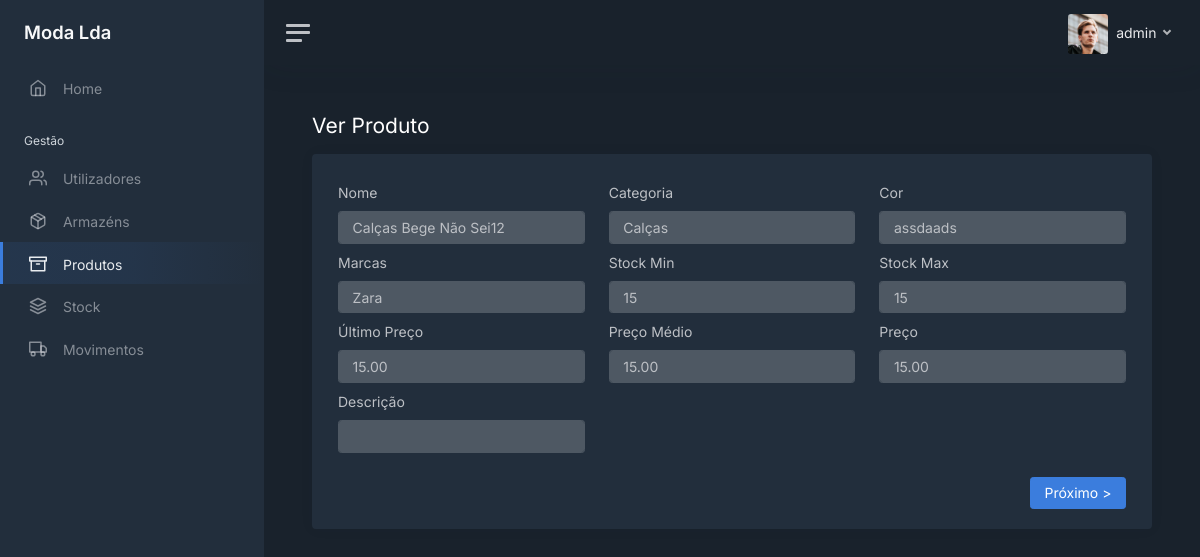
The app's page /products/1 (signed in) with its own data.
### modules/login/models.py (models this page shows, shortened)
class User(UserMixin, db.Model):
    __tablename__ = 'users'
    __table_args__ = {'extend_existing': True}
    id = db.Column(db.Integer, primary_key=True)
    username = db.Column(db.String(), unique=True)
    password = db.Column(db.String())
    role = db.Column(db.String())
    last_login = db.Column(db.DateTime, server_default=db.func.now())
    active = db.Column(db.Boolean, unique=False, default=True)

### modules/main/models.py (models this page shows, shortened)
class Product(db.Model):
    __tablename__ = 'products'
    __table_args__ = {'extend_existing': True}
    id = db.Column(db.Integer, primary_key=True)
    name = db.Column(db.String(), unique=True)
    category = db.Column(db.String())
    color = db.Column(db.String())
    brand = db.Column(db.String())
    min_stock = db.Column(db.Integer())
    max_stock = db.Column(db.Integer())
    last_buy_price = db.Column(db.Float())
    avg_buy_price = db.Column(db.Float())
    sell_price = db.Column(db.Float())
    desc = db.Column(db.String())
    active = db.Column(db.Boolean, unique=False, default=True)

### modules/main/views.py (the view)
@bp.route('/products/<int:id>')
@login_required
def view_products(id):
    product = Product.query.filter_by(id=id, active=1).first_or_404()
    form = AddProductForm()
    form.name.data = product.name
    form.category.data = product.category
    form.color.data = product.color
    form.brand.data = product.brand
    form.min_stock.data = product.min_stock
    form.max_stock.data = product.max_stock
    form.last_buy_price.data = product.last_buy_price
    form.avg_buy_price.data = product.avg_buy_price
    form.sell_price.data = product.sell_price
    form.desc.data = product.desc
    prev = Product.query.filter_by(active=1).order_by(Product.id.desc()).filter(Product.id < product.id).first()
    if prev is not None:
        prev = prev.id
    next = Product.query.filter_by(active=1).order_by(Product.id.asc()).filter(Product.id > product.id).first()
    if next is not None:
        next = next.id
    return render_template('products/products_view.html', user=current_user, tab="products",
                           form=form, next=next, prev=prev, action='view')

### modules/login/models.py (called while the page is built)
@login_manager.user_loader
def load_user(user_id):
    return User.query.get(int(user_id))

### modules/main/templates/products/products_view.html (shortened to what this page needs)
<!DOCTYPE html>
<html lang="en">
<head>
   <link href="/static/css/dashboard.css" rel="stylesheet">
    <link href="https://cdn.datatables.net/1.13.7/css/jquery.dataTables.min.css" rel="stylesheet">
</head>
{% extends 'sidebar.html' %}
{% block content %}
    <div class="row">
        <h1 class="h3 mb-3">{% if action == 'view' %}Ver{% else %}Editar{% endif %} Produto</h1>
    </div>
    <div class="card">
        <div class="card-body">
            <div class="container-fluid">
                <form action="" method="post">
                    <div class="row">
                        <div class="col-12 col-md-4 mt-2">
                            {{ form.name.label(class_="form-label") }}
                            {% if action == 'view' %}
                                {{ form.name(class_="form-control", disabled="disabled") }}
                            {% else %}
                                {{ form.name(class_="form-control") }}
                            {% endif %}
                        </div>
                        <div class="col-12 col-md-4 mt-2">
                            {{ form.category.label(class_="form-label") }}
                            {% if action == 'view' %}
                                {{ form.category(class_="form-control", disabled="disabled") }}
                            {% else %}
                                {{ form.category(class_="form-control") }}
                            {% endif %}
                        </div>
                        <div class="col-12 col-md-4 mt-2">
                            {{ form.color.label(class_="form-label") }}
                            {% if action == 'view' %}
                                {{ form.color(class_="form-control", disabled="disabled") }}
                            {% else %}
                                {{ form.color(class_="form-control") }}
                            {% endif %}
                        </div>
                        <div class="col-12 col-md-4 mt-2">
                            {{ form.brand.label(class_="form-label") }}
                            {% if action == 'view' %}
                                {{ form.brand(class_="form-control", disabled="disabled") }}
                            {% else %}
                                {{ form.brand(class_="form-control") }}
                            {% endif %}
                        </div>
                        <div class="col-12 col-md-4 mt-2">
                            {{ form.min_stock.label(class_="form-label") }}
                            {% if action == 'view' %}
                                {{ form.min_stock(class_="form-control", disabled="disabled") }}
                            {% else %}
                                {{ form.min_stock(class_="form-control") }}
                            {% endif %}
                        </div>
                        <div class="col-12 col-md-4 mt-2">
                            {{ form.max_stock.label(class_="form-label") }}
                            {% if action == 'view' %}
                                {{ form.max_stock(class_="form-control", disabled="disabled") }}
                            {% else %}
                                {{ form.max_stock(class_="form-control") }}
                            {% endif %}
                        </div>
                        <div class="col-12 col-md-4 mt-2">
                            {{ form.last_buy_price.label(class_="form-label") }}
                            {% if action == 'view' %}
                                {{ form.last_buy_price(class_="form-control", disabled="disabled") }}
                            {% else %}
                                {{ form.last_buy_price(class_="form-control") }}
                            {% endif %}
                        </div>
                        <div class="col-12 col-md-4 mt-2">
                            {{ form.avg_buy_price.label(class_="form-label") }}
                            {% if action == 'view' %}
                                {{ form.avg_buy_price(class_="form-control", disabled="disabled") }}
                            {% else %}
                                {{ form.avg_buy_price(class_="form-control") }}
                            {% endif %}
                        </div>
                        <div class="col-12 col-md-4 mt-2">
                            {{ form.sell_price.label(class_="form-label") }}
                            {% if action == 'view' %}
                                {{ form.sell_price(class_="form-control", disabled="disabled") }}
                            {% else %}
                                {{ form.sell_price(class_="form-control") }}
                            {% endif %}
                        </div>
                        <div class="col-12 col-md-4 mt-2">
                            {{ form.desc.label(class_="form-label") }}
                            {% if action == 'view' %}
                                {{ form.desc(class_="form-control", disabled="disabled") }}
                            {% else %}
                                {{ form.desc(class_="form-control") }}
                            {% endif %}
                        </div>
                    </div>
                    <div class="mt-4">
                        {% if action == 'view' %}
                            <div class="row">
                                <div class="col">
                                </div>
                                <div class="col">
                                    {% if next is not none %}
                                        <a href="/products/{{ next }}" class="btn btn-primary float-end">Próximo ></a>
                                    {% endif %}
                                </div>
                            </div>
                        {% endif %}
                    </div>
                </form>
            </div>
        </div>
    </div>
{% endblock %}

### modules/main/templates/sidebar.html (shortened to what this page needs)
<body data-theme="dark">
<div class="wrapper">
    <nav id="sidebar" class="sidebar js-sidebar">
        <div class="sidebar-content js-simplebar">
            <a class="sidebar-brand" href="/home">
                <span class="align-middle">Moda Lda</span>
            </a>
            <ul class="sidebar-nav">
                <li class="sidebar-item {% if tab == 'home' %}active{% endif %}">
                    <a class="sidebar-link" href="/home">
                        <i class="align-middle" data-feather="home"></i> <span class="align-middle">Home</span>
                    </a>
                </li>
                <li class="sidebar-header">
                    Gestão
                </li>
                {% if user.role == 'admin' or user.role == 'gerente' %}
                <li class="sidebar-item {% if tab == 'users' %}active{% endif %}">
                    <a class="sidebar-link" href="/users">
                        <i class="align-middle" data-feather="users"></i> <span class="align-middle">Utilizadores</span>
                    </a>
                </li>
                {% endif %}
                {% if user.role == 'admin' or user.role == 'gerente' %}
                <li class="sidebar-item {% if tab == 'warehouses' %}active{% endif %}">
                    <a class="sidebar-link" href="/warehouses">
                        <i class="align-middle" data-feather="package"></i> <span class="align-middle">Armazéns</span>
                    </a>
                </li>
                {% endif %}
                <li class="sidebar-item {% if tab == 'products' %}active{% endif %}">
                    <a class="sidebar-link" href="/products">
                        <i class="align-middle" data-feather="archive"></i> <span class="align-middle">Produtos</span>
                    </a>
                </li>
                <li class="sidebar-item {% if tab == 'stock' %}active{% endif %}">
                    <a class="sidebar-link" href="/stock">
                        <i class="align-middle" data-feather="layers"></i> <span class="align-middle">Stock</span>
                    </a>
                </li>
                <li class="sidebar-item {% if tab == 'movements' %}active{% endif %}">
                    <a class="sidebar-link" href="/movements">
                        <i class="align-middle" data-feather="truck"></i> <span class="align-middle">Movimentos</span>
                    </a>
                </li>
            </ul>
        </div>
    </nav>
    <div class="main">
        <nav class="navbar navbar-expand navbar-light navbar-bg">
            <a class="sidebar-toggle js-sidebar-toggle">
                <i class="hamburger align-self-center"></i>
            </a>
            <div class="navbar-collapse collapse">
                <ul class="navbar-nav navbar-align">
                    <li class="nav-item dropdown">
                        <a class="nav-link dropdown-toggle d-none d-sm-inline-block" href="#" data-bs-toggle="dropdown">
                            <img src="/static/img/avatars/avatar.jpg" class="avatar img-fluid rounded me-1"
                                 alt="{{ user.username }}"/> <span class="text-dark"> {{ user.username }} </span>
                        </a>
                    </li>
                </ul>
            </div>
        </nav>
        <main class="content">
            <div class="container-fluid p-0">
                {% block content %}
                {% endblock %}
            </div>
        </main>
    </div>
</div>
</body>
</html>

### records on screen
User: username "admin"
Product: name "Calças Bege Não Sei12", category "Calças", color "assdaads", brand "Zara", min_stock "15", max_stock "15", last_buy_price "15.00", avg_buy_price "15.00", sell_price "15.00"
